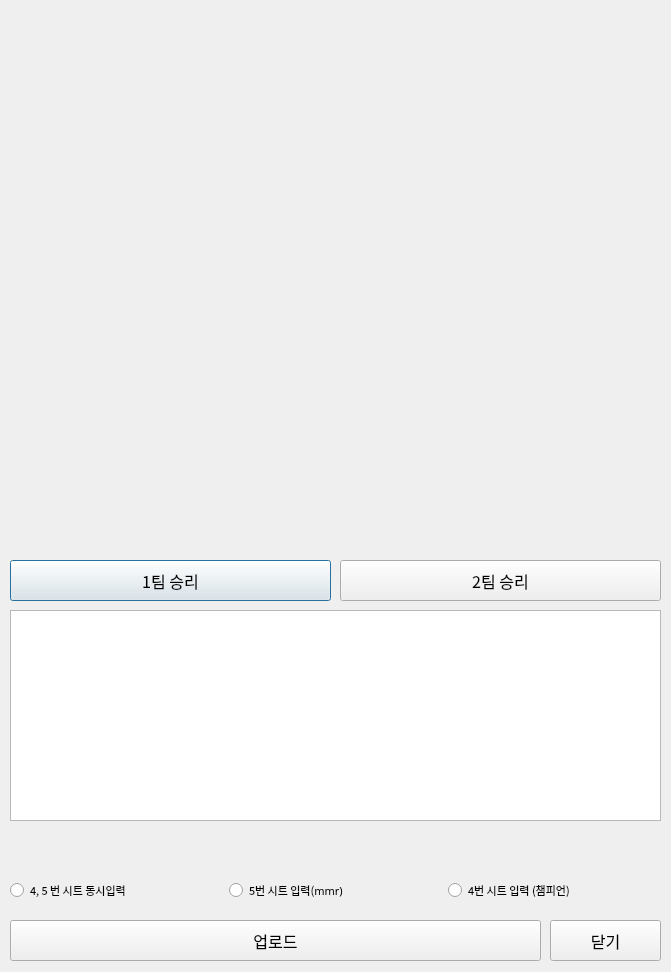
<?xml version="1.0" encoding="UTF-8"?>
<ui version="4.0">
 <class>Dialog</class>
 <widget class="QDialog" name="Dialog">
  <property name="geometry">
   <rect>
    <x>0</x>
    <y>0</y>
    <width>671</width>
    <height>972</height>
   </rect>
  </property>
  <property name="windowTitle">
   <string>Dialog</string>
  </property>
  <widget class="QWidget" name="gridLayoutWidget">
   <property name="geometry">
    <rect>
     <x>10</x>
     <y>10</y>
     <width>651</width>
     <height>361</height>
    </rect>
   </property>
   <layout class="QGridLayout" name="gridLayout">
    <property name="sizeConstraint">
     <enum>QLayout::SetNoConstraint</enum>
    </property>
    <item row="0" column="2" rowspan="2">
     <layout class="QVBoxLayout" name="teamBLayout"/>
    </item>
    <item row="0" column="1" rowspan="2">
     <layout class="QVBoxLayout" name="verticalLayout">
      <property name="sizeConstraint">
       <enum>QLayout::SetMinimumSize</enum>
      </property>
      <item>
       <widget class="QLabel" name="top_label">
        <property name="sizePolicy">
         <sizepolicy hsizetype="Fixed" vsizetype="Fixed">
          <horstretch>0</horstretch>
          <verstretch>0</verstretch>
         </sizepolicy>
        </property>
        <property name="text">
         <string/>
        </property>
       </widget>
      </item>
      <item>
       <widget class="QLabel" name="jug_label">
        <property name="sizePolicy">
         <sizepolicy hsizetype="Fixed" vsizetype="Fixed">
          <horstretch>0</horstretch>
          <verstretch>0</verstretch>
         </sizepolicy>
        </property>
        <property name="baseSize">
         <size>
          <width>0</width>
          <height>0</height>
         </size>
        </property>
        <property name="text">
         <string/>
        </property>
       </widget>
      </item>
      <item>
       <widget class="QLabel" name="mid_label">
        <property name="sizePolicy">
         <sizepolicy hsizetype="Fixed" vsizetype="Fixed">
          <horstretch>0</horstretch>
          <verstretch>0</verstretch>
         </sizepolicy>
        </property>
        <property name="baseSize">
         <size>
          <width>52</width>
          <height>52</height>
         </size>
        </property>
        <property name="text">
         <string/>
        </property>
       </widget>
      </item>
      <item>
       <widget class="QLabel" name="adc_label">
        <property name="sizePolicy">
         <sizepolicy hsizetype="Fixed" vsizetype="Fixed">
          <horstretch>0</horstretch>
          <verstretch>0</verstretch>
         </sizepolicy>
        </property>
        <property name="text">
         <string/>
        </property>
       </widget>
      </item>
      <item>
       <widget class="QLabel" name="sup_label">
        <property name="sizePolicy">
         <sizepolicy hsizetype="Fixed" vsizetype="Fixed">
          <horstretch>0</horstretch>
          <verstretch>0</verstretch>
         </sizepolicy>
        </property>
        <property name="text">
         <string/>
        </property>
       </widget>
      </item>
     </layout>
    </item>
    <item row="0" column="0" rowspan="2">
     <layout class="QVBoxLayout" name="teamALayout"/>
    </item>
   </layout>
  </widget>
  <widget class="QPushButton" name="team1_win_btn">
   <property name="geometry">
    <rect>
     <x>10</x>
     <y>560</y>
     <width>321</width>
     <height>41</height>
    </rect>
   </property>
   <property name="font">
    <font>
     <family>Noto Sans Korean Regular</family>
     <pointsize>12</pointsize>
    </font>
   </property>
   <property name="text">
    <string>1팀 승리</string>
   </property>
  </widget>
  <widget class="QPushButton" name="team2_win_btn">
   <property name="geometry">
    <rect>
     <x>340</x>
     <y>560</y>
     <width>321</width>
     <height>41</height>
    </rect>
   </property>
   <property name="font">
    <font>
     <family>Noto Sans Korean Regular</family>
     <pointsize>12</pointsize>
    </font>
   </property>
   <property name="text">
    <string>2팀 승리</string>
   </property>
  </widget>
  <widget class="QPushButton" name="upload_btn">
   <property name="geometry">
    <rect>
     <x>10</x>
     <y>920</y>
     <width>531</width>
     <height>41</height>
    </rect>
   </property>
   <property name="font">
    <font>
     <family>Noto Sans Korean Regular</family>
     <pointsize>12</pointsize>
    </font>
   </property>
   <property name="text">
    <string>업로드</string>
   </property>
  </widget>
  <widget class="QTableWidget" name="tableWidget">
   <property name="geometry">
    <rect>
     <x>10</x>
     <y>610</y>
     <width>651</width>
     <height>211</height>
    </rect>
   </property>
  </widget>
  <widget class="QPushButton" name="close_btn">
   <property name="geometry">
    <rect>
     <x>550</x>
     <y>920</y>
     <width>111</width>
     <height>41</height>
    </rect>
   </property>
   <property name="font">
    <font>
     <family>Noto Sans Korean Regular</family>
     <pointsize>12</pointsize>
    </font>
   </property>
   <property name="text">
    <string>닫기</string>
   </property>
  </widget>
  <widget class="QLabel" name="tmp_label">
   <property name="geometry">
    <rect>
     <x>10</x>
     <y>830</y>
     <width>651</width>
     <height>21</height>
    </rect>
   </property>
   <property name="font">
    <font>
     <family>Noto Sans Korean Regular</family>
     <weight>50</weight>
     <bold>false</bold>
    </font>
   </property>
   <property name="text">
    <string/>
   </property>
  </widget>
  <widget class="QWidget" name="verticalLayoutWidget_2">
   <property name="geometry">
    <rect>
     <x>10</x>
     <y>870</y>
     <width>651</width>
     <height>41</height>
    </rect>
   </property>
   <layout class="QHBoxLayout" name="horizontalLayout">
    <item>
     <widget class="QRadioButton" name="sh45_both_upload_radio_btn">
      <property name="font">
       <font>
        <family>Noto Sans Korean Regular</family>
        <pointsize>8</pointsize>
       </font>
      </property>
      <property name="text">
       <string>4, 5 번 시트 동시입력</string>
      </property>
     </widget>
    </item>
    <item>
     <widget class="QRadioButton" name="sh5_upload_radio_btn">
      <property name="font">
       <font>
        <family>Noto Sans Korean Regular</family>
        <pointsize>8</pointsize>
       </font>
      </property>
      <property name="text">
       <string>5번 시트 입력(mmr)</string>
      </property>
     </widget>
    </item>
    <item>
     <widget class="QRadioButton" name="sh4_upload_radio_btn">
      <property name="font">
       <font>
        <family>Noto Sans Korean Regular</family>
        <pointsize>8</pointsize>
       </font>
      </property>
      <property name="text">
       <string>4번 시트 입력 (챔피언)</string>
      </property>
     </widget>
    </item>
   </layout>
  </widget>
  <widget class="QWidget" name="verticalLayoutWidget">
   <property name="geometry">
    <rect>
     <x>10</x>
     <y>380</y>
     <width>651</width>
     <height>171</height>
    </rect>
   </property>
   <layout class="QVBoxLayout" name="result_vlayout"/>
  </widget>
 </widget>
 <resources/>
 <connections/>
</ui>
